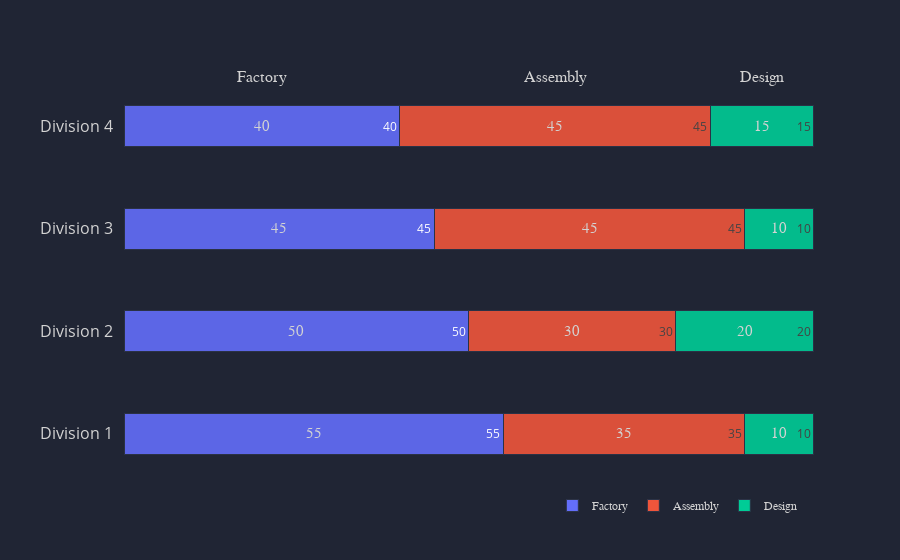

The notebook cell saved with this chart:
### Markdown cell above
## Stacked Horizontal Bar Chart

### Code cell
# create data
index = ['Factory', 'Assembly', 'Design']
values = {'Division 1': [55, 35, 10], 
         'Division 2': [50, 30, 20],
         'Division 3': [45, 45, 10],
         'Division 4': [40, 45, 15]}


data = pd.DataFrame(data=values, index=index).transpose()

# create chart
annotations = bar_values(data, orientation='h')
annotations.extend(bar_headings(data, y=1.02, font_size=16))

palette = chart_colors(
    palette_type='dark', 
    color='#6bbaec', 
    start_pos=3, 
    step=2)

layout = chart_styles(
    width=900, 
    ml=50, 
    legend_orientation='h', 
    legend_x=0.59,
    legend_y=-0.05, 
    yaxis_showgrid=False, 
    xaxis_showticklabels=False,
    pad=10, 
    yaxis_ticksize=16, 
    palette=colors)

traces = bar_chart(
    df=data, 
    bar_width=0.4, 
    orientation='h')


display_chart(
    traces=traces,
    layout=layout, 
    mode='stack',
    annotations=annotations
)

### Figure 1 — Plotly figure (JSON) as saved in the notebook; plotly's stock layout.template omitted (floating-point values rounded to 4 significant figures)
{"data": [{"marker": {"line": {"color": "#2C3347", "width": 1}, "opacity": 0.9}, "name": "Factory", "orientation": "h", "text": [55, 50, 45, 40], "type": "bar", "width": 0.4, "x": [55, 50, 45, 40], "y": ["Division 1", "Division 2", "Division 3", "Division 4"]}, {"marker": {"line": {"color": "#2C3347", "width": 1}, "opacity": 0.9}, "name": "Assembly", "orientation": "h", "text": [35, 30, 45, 45], "type": "bar", "width": 0.4, "x": [35, 30, 45, 45], "y": ["Division 1", "Division 2", "Division 3", "Division 4"]}, {"marker": {"line": {"color": "#2C3347", "width": 1}, "opacity": 0.9}, "name": "Design", "orientation": "h", "text": [10, 20, 10, 15], "type": "bar", "width": 0.4, "x": [10, 20, 10, 15], "y": ["Division 1", "Division 2", "Division 3", "Division 4"]}], "layout": {"annotations": [{"font": {"color": "lightgrey", "family": "sans-serif", "size": 15}, "showarrow": false, "text": "55", "x": 27.5, "xref": "x", "y": "Division 1", "yref": "y"}, {"font": {"color": "lightgrey", "family": "sans-serif", "size": 15}, "showarrow": false, "text": "35", "x": 72.5, "xref": "x", "y": "Division 1", "yref": "y"}, {"font": {"color": "lightgrey", "family": "sans-serif", "size": 15}, "showarrow": false, "text": "10", "x": 95, "xref": "x", "y": "Division 1", "yref": "y"}, {"font": {"color": "lightgrey", "family": "sans-serif", "size": 15}, "showarrow": false, "text": "50", "x": 25, "xref": "x", "y": "Division 2", "yref": "y"}, {"font": {"color": "lightgrey", "family": "sans-serif", "size": 15}, "showarrow": false, "text": "30", "x": 65, "xref": "x", "y": "Division 2", "yref": "y"}, {"font": {"color": "lightgrey", "family": "sans-serif", "size": 15}, "showarrow": false, "text": "20", "x": 90, "xref": "x", "y": "Division 2", "yref": "y"}, {"font": {"color": "lightgrey", "family": "sans-serif", "size": 15}, "showarrow": false, "text": "45", "x": 22.5, "xref": "x", "y": "Division 3", "yref": "y"}, {"font": {"color": "lightgrey", "family": "sans-serif", "size": 15}, "showarrow": false, "text": "45", "x": 67.5, "xref": "x", "y": "Division 3", "yref": "y"}, {"font": {"color": "lightgrey", "family": "sans-serif", "size": 15}, "showarrow": false, "text": "10", "x": 95, "xref": "x", "y": "Division 3", "yref": "y"}, {"font": {"color": "lightgrey", "family": "sans-serif", "size": 15}, "showarrow": false, "text": "40", "x": 20, "xref": "x", "y": "Division 4", "yref": "y"}, {"font": {"color": "lightgrey", "family": "sans-serif", "size": 15}, "showarrow": false, "text": "45", "x": 62.5, "xref": "x", "y": "Division 4", "yref": "y"}, {"font": {"color": "lightgrey", "family": "sans-serif", "size": 15}, "showarrow": false, "text": "15", "x": 92.5, "xref": "x", "y": "Division 4", "yref": "y"}, {"font": {"color": "lightgrey", "family": "sans-serif", "size": 16}, "showarrow": false, "text": "Factory", "textangle": 0, "x": 20, "xref": "x", "y": 1.02, "yref": "paper"}, {"font": {"color": "lightgrey", "family": "sans-serif", "size": 16}, "showarrow": false, "text": "Assembly", "textangle": 0, "x": 62.5, "xref": "x", "y": 1.02, "yref": "paper"}, {"font": {"color": "lightgrey", "family": "sans-serif", "size": 16}, "showarrow": false, "text": "Design", "textangle": 0, "x": 92.5, "xref": "x", "y": 1.02, "yref": "paper"}], "autosize": true, "barmode": "stack", "legend": {"bordercolor": "#202534", "borderwidth": 0, "font": {"color": "lightgrey", "family": "sans-serif", "size": 12}, "itemclick": "toggle", "itemdoubleclick": "toggleothers", "orientation": "h", "traceorder": "normal", "valign": "middle", "x": 0.59, "xanchor": "left", "y": -0.05, "yanchor": "middle"}, "margin": {"b": 75, "l": 50, "pad": 10, "r": 50, "t": 75}, "paper_bgcolor": "#202534", "plot_bgcolor": "#202534", "showlegend": true, "title": {"font": {"color": "lightgrey", "family": "sans-serif", "size": 24}, "text": "", "x": 0.5}, "width": 900, "xaxis": {"autorange": true, "color": "lightgrey", "dtick": 1, "gridcolor": "#3d4152", "gridwidth": 0.5, "separatethousands": true, "showgrid": false, "showline": false, "showticklabels": false, "tickangle": 0, "tickfont": {"color": "lightgrey", "size": 13}, "tickformat": "", "tickmode": "auto", "ticks": "", "title": {"font": {"color": "lightgrey", "family": "sans-serif", "size": 18}, "text": ""}, "type": "-", "zeroline": false, "zerolinecolor": "grey"}, "yaxis": {"autorange": true, "color": "lightgrey", "dtick": 1, "gridcolor": "#3d4152", "gridwidth": 0.5, "separatethousands": true, "showgrid": false, "showline": false, "showticklabels": true, "tickangle": 0, "tickfont": {"color": "lightgrey", "size": 16}, "tickformat": "", "tickmode": "auto", "ticks": "", "title": {"font": {"color": "lightgrey", "family": "sans-serif", "size": 18}, "text": ""}, "type": "-", "zeroline": true, "zerolinecolor": "grey"}}}
